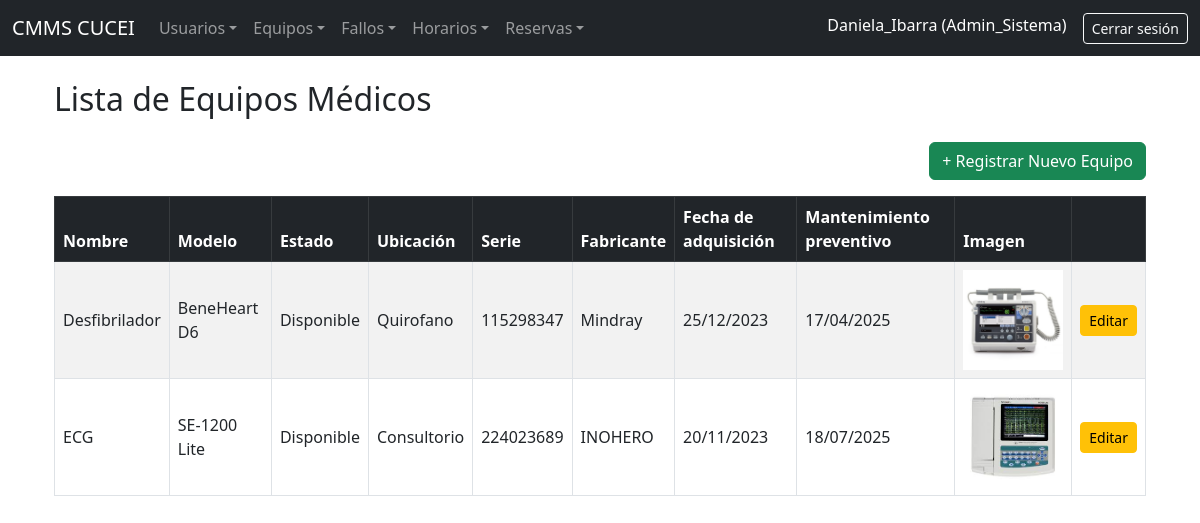
Screenshot of /equipos/ (signed in) with the database file from the repository.
### CMMS_Lab/models.py (models this page shows, shortened)
class PerfilUsuario(models.Model):
    user = models.OneToOneField(User, on_delete=models.CASCADE)
    rol = models.CharField(max_length=20, choices=[
        ('estudiante', 'Estudiante'),
        ('biomedico', 'Biomedico'),
        ('admin_sistema', 'Administrador del sistema'),
    ])
    matricula = models.CharField(max_length=20, blank=True, null=True)
    telefono = models.CharField(max_length=15, blank=True, null=True)
    especialidad = models.CharField(max_length=100, blank=True, null=True)

class EquipoMedico(models.Model):
    nombre = models.CharField(max_length=100)
    modelo = models.CharField(max_length=100, blank=True)
    fabricante = models.CharField(max_length=100, blank=True)
    numero_serie = models.CharField(max_length=100, unique=True)
    ubicacion = models.CharField(max_length=100)
    estado = models.CharField(max_length=20, choices=[
        ('disponible', 'Disponible'),
        ('reservado', 'Reservado'),
        ('en_mantenimiento', 'En mantenimiento'),
        ('fuera_de_servicio', 'Fuera de servicio'),
    ])
    fecha_adquisicion = models.DateField(null=True, blank=True)
    mantenimiento_preventivo = models.DateField(null=True, blank=True)
    imagen = models.ImageField(upload_to='equipos/', blank=True, null=True)

### CMMS_Lab/views.py (the view)
# urls.py: path('equipos/', views.lista_equipos, name='lista_equipos'),
@login_required
def lista_equipos(request):
    equipos = EquipoMedico.objects.all()
    return render(request, 'equipos/lista.html', {'equipos': equipos})

### CMMS_Lab/templates/equipos/lista.html
{% extends 'base.html' %}
{% block content %}
<div class="container">
    <h2 class="mb-4">Lista de Equipos Médicos</h2>
    <div class="mb-3 text-end">
        <a href="{% url 'registrar_equipo' %}" class="btn btn-success">
            + Registrar Nuevo Equipo
        </a>
    </div>
    <table class="table table-striped table-bordered align-middle">
        <thead class="table-dark">
            <tr>
                <th>Nombre</th>
                <th>Modelo</th>
                <th>Estado</th>
                <th>Ubicación</th>
                <th>Serie</th>
                <th>Fabricante</th>
                <th>Fecha de adquisición</th>
                <th>Mantenimiento preventivo</th>
                <th>Imagen</th>
                <th></th>
            </tr>
        </thead>
        <tbody>
            {% for equipo in equipos %}
                <tr>
                    <td>{{ equipo.nombre }}</td>
                    <td>{{ equipo.modelo }}</td>
                    <td>{{ equipo.get_estado_display }}</td>
                    <td>{{ equipo.ubicacion|default:"—" }}</td>
                    <td>{{ equipo.numero_serie|default:"—" }}</td>
                    <td>{{ equipo.fabricante|default:"—" }}</td>
                    <td>{{ equipo.fecha_adquisicion|date:"d/m/Y" }}</td>
                    <td>{{ equipo.mantenimiento_preventivo|date:"d/m/Y" }}</td>
                    <td>
                        {% if equipo.imagen %}
                            <img src="{{ equipo.imagen.url }}" alt="Imagen del equipo" width="100">
                        {% else %}
                            <span class="text-muted">No disponible</span>
                        {% endif %}
                    </td>
                    <td class="text-center">
                        <a href="{% url 'editar_equipo' equipo.id %}" class="btn btn-sm btn-warning">
                            Editar
                        </a>
                    </td>
                </tr>
            {% empty %}
                <tr>
                    <td colspan="10" class="text-center">No hay equipos registrados.</td>
                </tr>
            {% endfor %}
        </tbody>
    </table>
</div>
{% endblock %}

### CMMS_Lab/templates/base.html (shortened to what this page needs)
<!DOCTYPE html>
<html lang="es">
<head>
    <link href="https://cdn.jsdelivr.net/npm/bootstrap@5.3.0/dist/css/bootstrap.min.css" rel="stylesheet">
</head>
<body>
    <nav class="navbar navbar-expand-lg navbar-dark bg-dark">
        <div class="container-fluid">
            <a class="navbar-brand" href="{% url 'dashboard' %}">CMMS CUCEI</a>
            <div class="collapse navbar-collapse" id="navbarCMMS">
                {% if user.is_authenticated %}
                    {% with rol=user.perfilusuario.rol %}
                    <ul class="navbar-nav me-auto mb-2 mb-lg-0">
{% if rol != 'estudiante' %}
<li class="nav-item dropdown">
    <a class="nav-link dropdown-toggle" href="#" data-bs-toggle="dropdown">Usuarios</a>
</li>
{% endif %}
                        <li class="nav-item dropdown">
                            <a class="nav-link dropdown-toggle" href="#" data-bs-toggle="dropdown">Equipos</a>
                        </li>
                        <li class="nav-item dropdown">
                            <a class="nav-link dropdown-toggle" href="#" data-bs-toggle="dropdown">Fallos</a>
                        </li>
                        {% if rol != 'estudiante' %}
                        <li class="nav-item dropdown">
                            <a class="nav-link dropdown-toggle" href="#" data-bs-toggle="dropdown">Horarios</a>
                        </li>
                        {% endif %}
                        {% if rol in 'admin_sistema' or rol == 'biomedico' %}
                        <li class="nav-item dropdown">
                            <a class="nav-link dropdown-toggle" href="#" data-bs-toggle="dropdown">Reservas</a>
                        </li>
                        {% endif %}
                    </ul>
                    <ul class="navbar-nav ms-auto">
                        <li class="nav-item">
                            <span class="navbar-text text-white me-3">
                                {{ user.username }} ({{ rol|title }})
                            </span>
                        </li>
                        <li class="nav-item">
                            <a class="btn btn-outline-light btn-sm" href="{% url 'logout' %}">Cerrar sesión</a>
                        </li>
                    </ul>
                    {% endwith %}
                {% else %}
                    <ul class="navbar-nav ms-auto">
                        <li class="nav-item">
                            <a class="btn btn-outline-light" href="{% url 'login' %}">Iniciar sesión</a>
                        </li>
                    </ul>
                {% endif %}
            </div>
        </div>
    </nav>
    <div class="container mt-4">
        {% block content %}
        {% endblock %}
    </div>
</body>
</html>

### rows the page displays
PerfilUsuario: rol "Admin_Sistema"
EquipoMedico: nombre "Desfibrilador", modelo "BeneHeart D6", estado "Disponible", ubicacion "Quirofano", numero_serie "115298347", fabricante "Mindray", fecha_adquisicion "25/12/2023", mantenimiento_preventivo "17/04/2025", imagen (picture)
EquipoMedico: nombre "ECG", modelo "SE-1200 Lite", estado "Disponible", ubicacion "Consultorio", numero_serie "224023689", fabricante "INOHERO", fecha_adquisicion "20/11/2023", mantenimiento_preventivo "18/07/2025", imagen (picture)

### other values shown
{{ user.username }} "Daniela_Ibarra"
